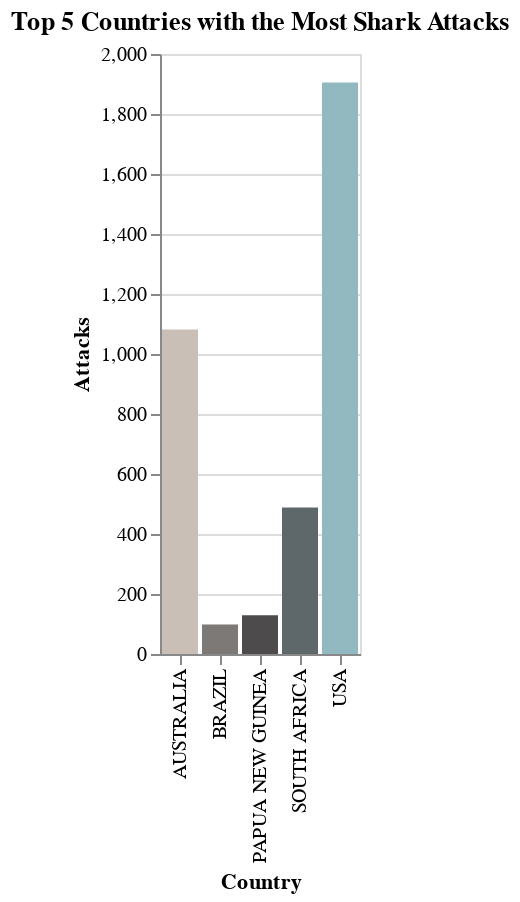

Notebook source saved alongside this figure:
### Markdown cell above
## Shark Attacks by Country

So we've now seen that sharks will attack people unprovoked and that shark attacks seem to be increasing over time. But where do shark attacks happen the most frequently? To visualize this we will look at the 5 countries with the most recorded shark attacks.

### Code cell
attacks_by_country = attacks.groupby('Country')['Country'].count().reset_index(name = 'Attacks')
attacks_by_country.sort_values('Attacks', ascending = False, inplace = True)

country_chart = alt.Chart(attacks_by_country.head(), title = 'Top 5 Countries with the Most Shark Attacks').mark_bar().encode(
    x = 'Country',
    y = 'Attacks',
    color = alt.Color('Country').legend(None)
).configure_range(
    category={'scheme': color_scheme}
)

country_chart

### Figure 1 — Vega-Lite specification as saved in the notebook (floating-point values rounded to 4 significant figures)
{"config": {"view": {"continuousWidth": 300, "continuousHeight": 300}, "range": {"category": {"scheme": ["#e9dfd7", "#c3b8af", "#595959", "#423d3e", "#97bfc5", "#799ba0"]}}}, "data": {"name": "data-9e6432f167ece1fc3393000ff90213b2"}, "mark": {"type": "bar"}, "encoding": {"color": {"field": "Country", "legend": null, "type": "nominal"}, "x": {"field": "Country", "type": "nominal"}, "y": {"field": "Attacks", "type": "quantitative"}}, "title": "Top 5 Countries with the Most Shark Attacks", "$schema": "https://vega.github.io/schema/vega-lite/v5.14.1.json", "datasets": {"data-9e6432f167ece1fc3393000ff90213b2": [{"Country": "USA", "Attacks": 1905}, {"Country": "AUSTRALIA", "Attacks": 1082}, {"Country": "SOUTH AFRICA", "Attacks": 488}, {"Country": "PAPUA NEW GUINEA", "Attacks": 129}, {"Country": "BRAZIL", "Attacks": 98}]}}
